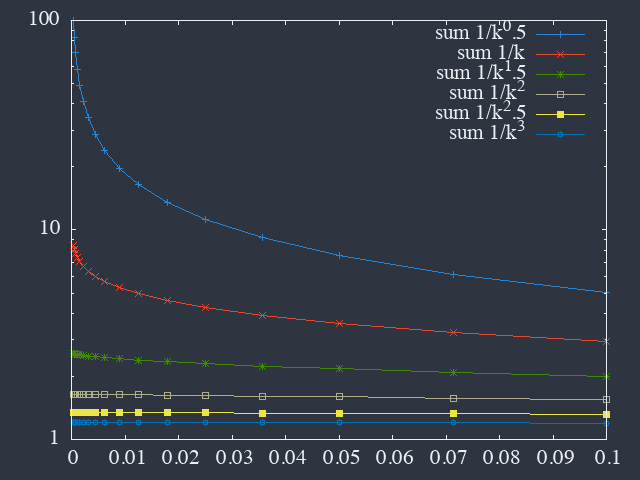

Source code (gnuplot):
! test -e ps.dat || ./partialsum-collect.bash

set terminal dumb ansi256
set logscale y
plot "ps.dat" index 0 u (1.0/$1):2 w lp title "sum 1/k^0.5",\
  "" i 1 u (1.0/$1):2 w lp title "sum 1/k",\
  "" i 2 u (1.0/$1):2 w lp title "sum 1/k^1.5",\
  "" i 3 u (1.0/$1):2 w lp title "sum 1/k^2",\
  "" i 4 u (1.0/$1):2 w lp title "sum 1/k^2.5",\
  "" i 5 u (1.0/$1):2 w lp title "sum 1/k^3"

call '../../scripts/set-png.gp' 'ps2.png'

f(x) = f0 + x*(f1 + x*f2)
g(x) = g0 + x*(g1 + x*g2)
h(x) = h0 + x*(h1 + x*h2)
i(x) = i0 + x*(i1 + x*i2)

fit f(x) "ps.dat" i 2 u (1.0/$1):2 via f0,f1,f2
fit g(x) "ps.dat" i 3 u (1.0/$1):2 via g0,g1,g2
fit h(x) "ps.dat" i 4 u (1.0/$1):2 via h0,h1,h2
fit i(x) "ps.dat" i 5 u (1.0/$1):2 via i0,i1,i2

unset logscale
plot[:0.02][1.1:2.7] \
  "ps.dat" i 2 u (1.0/$1):2 w lp title "sum 1/k^1.5", f(x),\
  "ps.dat" i 3 u (1.0/$1):2 w lp title "sum 1/k^2", g(x),\
  "ps.dat" i 4 u (1.0/$1):2 w lp title "sum 1/k^2.5", h(x),\
  "ps.dat" i 5 u (1.0/$1):2 w lp title "sum 1/k^3", i(x)

call '../../scripts/set-png.gp' 'ps3.png'

print "-------"
print "sum 1/k^1.5 = ", f0
print "sum 1/k^2 = ", g0
print "sum 1/k^2.5 = ", h0
print "sum 1/k^3 = ", i0
print "-------"
